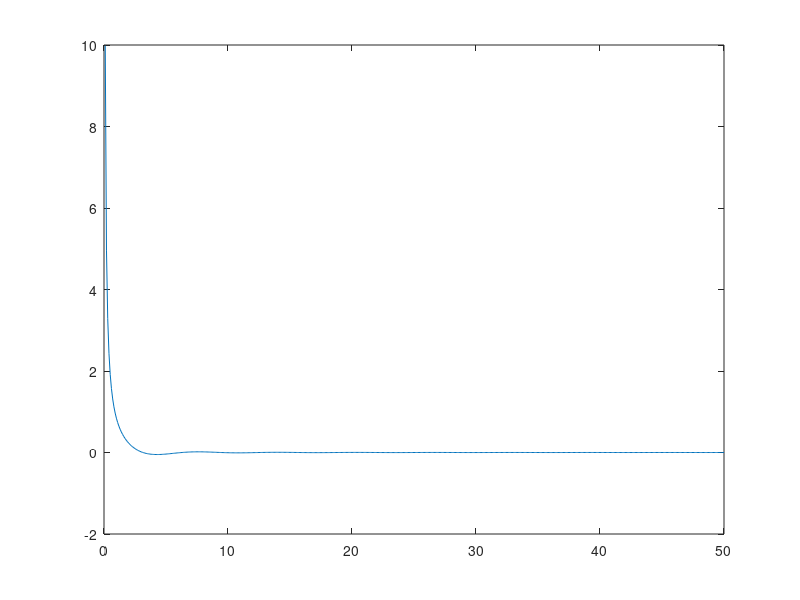

Source code (MATLAB): (Note: this script raises an error after producing the figure.)
% 3-3
x=-4:0.01:4;
y=(5+x.^2+x.^3+x.^4)./(5+5*x+5*x.^2);
plot(x,y)

y1=(5+x.^2+x.^3+x.^4)./(5+5*x+5*x.^2);y2=y1.*sin(x);
plot(x,y1,'r',x,y2,'b')

% 3-6
x=0.1:0.1:50;
y=sin(x)./(x.^2);
plot(x,y)

% 3-10
[x1,minf]=fminbnd('2*(sin(2*x))^2+2.5*x*(cos(x/2))^2',0,pi)
[x2,maxf]=fminbnd('-(2*(sin(2*x))^2+2.5*x*(cos(x/2))^2)',0,pi)

% 3-13
